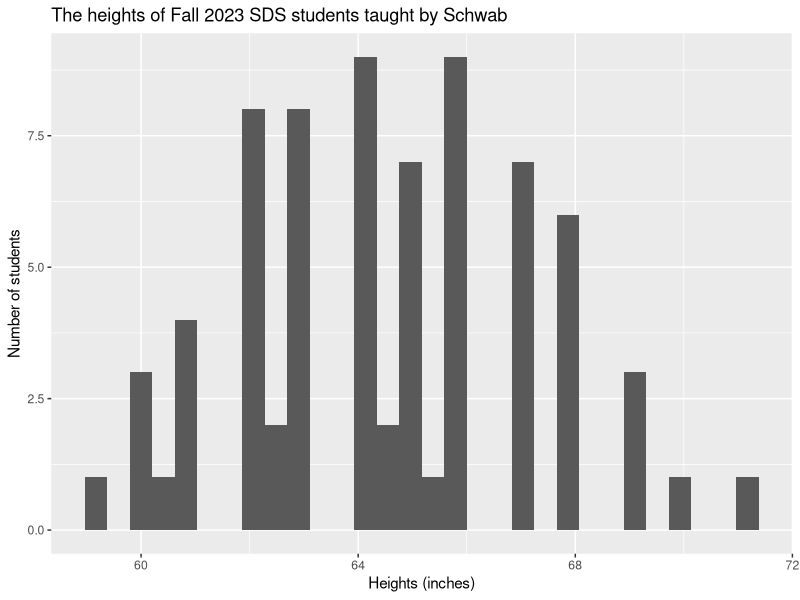
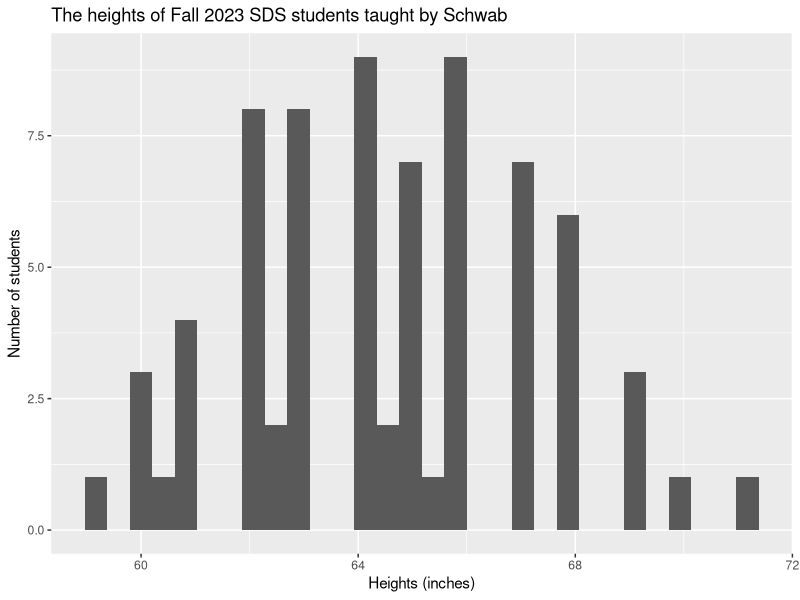

Source code (R) for these figures, in order:
## ---- chunk 1
library(tidyverse)
#heights from sds 192.02.02 and 220
heights <- c(60,63,65,69,65,66,59,62,67,69,66,67,64,62,67,67,62,64,66,62,68,63,65,60,66,63,67,64.17,67.75,70,62.64,61,64.5,68,66,64,68,62,66,60,63,64,63,62.5,64,68,68,64,65,66,71,60.6,63,69,66,65,61,61,62,64,65.5,61,62,65,62,66,65,64,63,67,67,63,64.56)
heights <- as.data.frame(heights)
## ---- chunk 2

ggplot(data=heights,aes(x=heights)) +
  geom_histogram()+
  xlab("Heights (inches)")+
  ylab("Number of students")+
  labs(title = "The heights of Fall 2023 SDS students taught by Schwab")
  
## ---- chunk 3

ggplot(data=heights,aes(x=heights)) +
  geom_histogram()+
  xlab("Heights (inches)")+
  ylab("Number of students")+
  labs(title = "The heights of Fall 2023 SDS students taught by Schwab")
  
